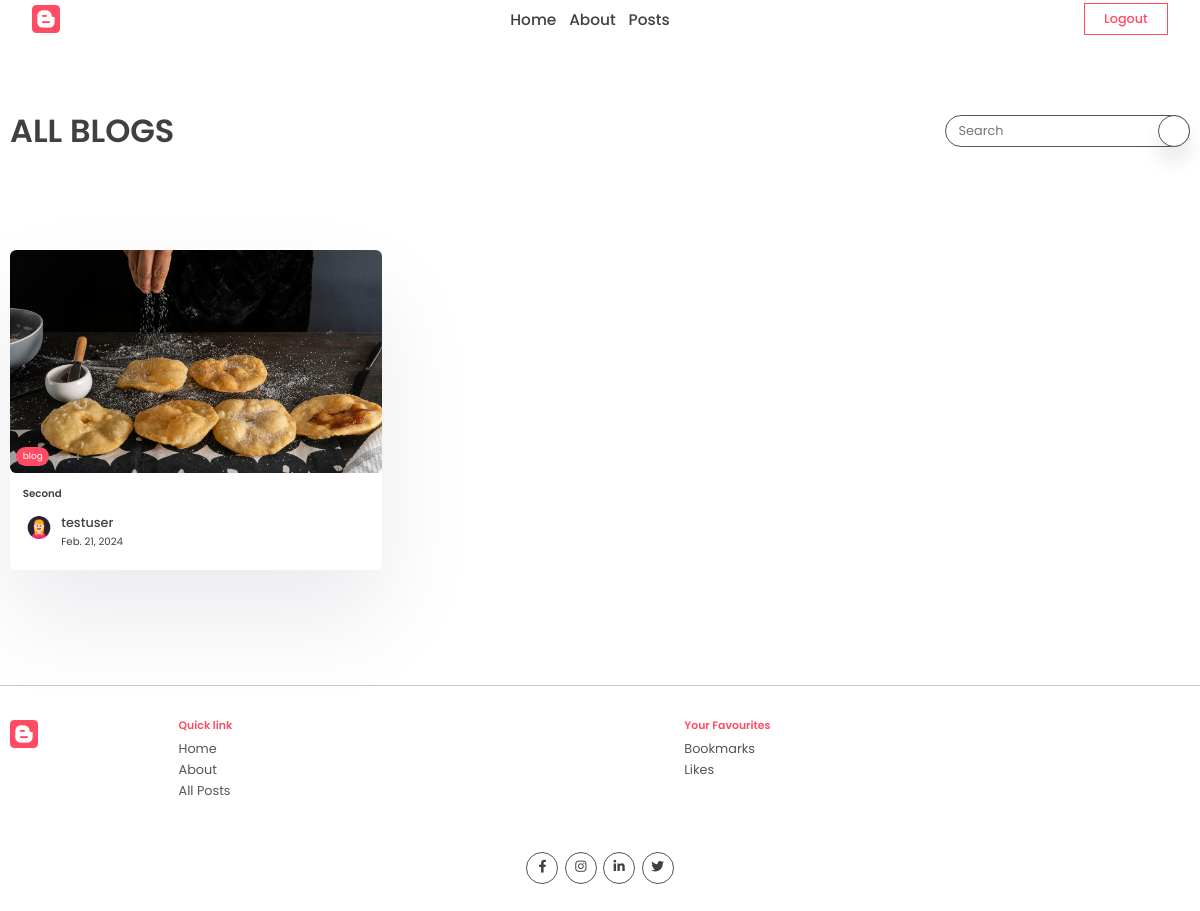
Page /author_posts (signed in) on the committed database.
### app/models.py (models this page shows, shortened)
class Post(models.Model):
    title = models.CharField(max_length=200)
    content = models.TextField()
    last_update = models.DateTimeField(auto_now=True)
    slug = models.SlugField(max_length=200, unique=True)
    image = models.ImageField(null=True, blank=True, upload_to="images/", default='default/default_image.jpg')
    tags = models.ManyToManyField(Tag, blank=True, related_name='post')
    view_count = models.IntegerField(null=True, blank=True)
    is_featured = models.BooleanField(default=False)
    author = models.ForeignKey(User, on_delete=models.CASCADE, null=True, blank=True)
    bookmarks = models.ManyToManyField(User, related_name="bookmarks", default=None, blank=True)
    likes = models.ManyToManyField(User, related_name="likes", default=None, blank=True)

class Tag(models.Model):
    name = models.CharField(max_length=100)
    description = models.CharField(max_length=100)
    slug = models.SlugField(max_length=200, unique=True)

class Profile(models.Model):
    user = models.OneToOneField(User, on_delete=models.CASCADE)
    profile_image = models.ImageField(null=True, blank=True, upload_to="images/")
    slug = models.SlugField(max_length=200, unique=True)
    bio = models.CharField(max_length=200)

### app/views.py (the view)
# urls.py: path('author_posts', views.author_posts, name='author_posts'),
def author_posts(request):
    search_query=''
    if request.GET:
        search_query = request.GET.get('q')
    posts = Post.objects.filter(author=request.user).filter(title__contains=search_query)
    subscribe_form = SubscribeForm()
    subscribe_message=subscribe_logic(request)
    context={
        'posts':posts,
        'search_query':search_query,
        'subscribe_form':subscribe_form,
        'subscribe_message':subscribe_message
    }
    return render(request,'app/all_posts.html', context)

### app/forms.py (shortened to what this page needs)
class SubscribeForm(forms.ModelForm):
    class Meta:
        model =  Subscribe
        fields = '__all__'
        labels = {'email':_('')}
    def __init__(self, *args, **kwargs):
        super().__init__(*args, **kwargs)
        self.fields['email'].widget.attrs['placeholder'] = "Enter your email"

### app/views.py (called while the page is built, shortened)
def subscribe_logic(request):
    subscribe_message = None
    if 'subscribed' in request.session:
        subscribe_message = "You're Already Subscribed"
    return subscribe_message

### app/templates/app/all_posts.html (shortened to what this page needs)
{% extends 'base.html' %}
{% block content %}
<section class="sp">
  <div class="container">
    <div class="page-top">
      <div class="top flex">
        <div class="page-name">
          {% if not title %}
              <h1 >All Blogs</h1>
          {% else %}
              <h1>{{title}}</h1>
          {% endif %}
        </div>
        <form class="search-bar s-active" method="get">
          <input type="text" placeholder="Search" name="q" value="{{search_query}}"/>
          <button type="submit" class="animated-search">
          </button>
        </form>
      </div>
    </div>
  </div>
</section>
<section class="sp">
  <div class="container">
    <div class="grid-3">
      {% if not posts %}
        <p>No posts!</p>
      {% else %}
        {% for post in posts %}
          <a href="{% url 'post_page' post.slug %}">
            <div class="card">
                <div class="post-img">
                  <img src="{{post.image.url}}" alt="" />
                  <div class="tag">{{post.tags.all.0.name}}</div>
                </div>
                <div class="card-content">
                  <h3>
                      {{post.title}}
                  </h3>
                  <div class="author">
                      <div class="profile-pic">
                        <img src="{{post.author.profile.profile_image.url}}" alt="" />
                      </div>
                      <div class="details">
                        <p>{{post.author.username}}</p>
                        <small>{{post.last_update|date}}</small>
                      </div>
                  </div>
                </div>
            </div>
          </a>
        {% endfor %}
      {% endif %}
    </div>
  </div>
</section>
{% endblock content %}

### app/static/app/style.css (style rules this page uses)
* { margin: 0; padding: 0; box-sizing: border-box; text-decoration: none; border: none; outline: none; list-style: none; font-family: "Poppins", sans-serif; color: var(--black); }
:root { --red: #ff4b64; --black: #404040; --des: #555555; --shadow: #ffffff1a 0px 1px 1px 0px inset, #32325d40 0px 50px 100px -20px, #0000004d 0px 30px 60px -30px; --shadow2: rgba(17, 12, 46, 0.084) 0px 48px 100px 0px; }
html { font-size: 40%; }
body { min-width: 400px; min-height:600px; }
[class*="grid"] { display: grid; }
img { width: 100%; }
.container { max-width: 1220px; margin: auto; padding: 0 10px; }
p, a { font-size: 2rem; color: var(--des); }
input, textarea { font-size: 2rem; color: var(--black); }
.search-bar, .animated-search { width: 5rem; aspect-ratio: 1/1; border: 1px solid var(--des); border-radius: 50%; display: flex; align-items: center; justify-content: center; background: white; box-shadow: 0 15px 20px #00000018; cursor: pointer; margin-top: 2rem; z-index: 2; }
.search-bar input { display: none; }
.search-bar { box-shadow: unset; border: none; }
.search-bar .animated-search { margin-top: 0; }
.s-active { width: fit-content; border-radius: 5rem; height: 5rem; aspect-ratio: unset; position: relative; padding: 0 6rem; padding-left: 2rem; border: 1px solid var(--des); }
.s-active input { width: 30rem; font-style: 1.6rem; height: calc(100% - 2px); display: block; }
.s-active .animated-search { position: absolute !important; top: 50%; transform: translateY(-50%); right: -1px; }
.sp { padding: 8rem 0; }
.post-img { height: 40rem; width: 100%; overflow: hidden; border-radius: 1rem; }
.post-img img { height: 100%; object-fit: cover; object-position: center; }
.grid-3 { grid-template-columns: repeat(3, 1fr); gap: 5rem; }
.card { background: white; box-shadow: var(--shadow2); border-radius: 1rem; cursor: pointer; transition: 0.3s; }
.post-img { position: relative; }
.tag { position: absolute; bottom: 1rem; left: 1rem; background: var(--red); color: white; border-radius: 5rem; padding: 0.5rem 1rem; font-size: 1.4rem; }
.card-content { padding: 2rem; padding-bottom: 3rem; }
.card h3 { font-size: 1.6rem; font-weight: 600; }
.card .post-img { width: 100%; height: unset; aspect-ratio: 1/0.6; }
.author { display: flex; align-items: center; gap: 1rem; margin-top: 2rem; }
.profile-pic { width: 5rem; aspect-ratio: 1/1; border-radius: 50%; overflow: hidden; }
.author p { color: var(--black); font-weight: 500; font-size: 2rem; }
.author small { color: var(--black); font-size: 1.6rem; }
.page-name h1 { font-size: 5rem; text-transform: uppercase; font-weight: 600; line-height: 5rem; }
.flex { display: flex; align-items: flex-end; justify-content: space-between; }
.flex .search-bar { margin-top: 0; }

### rows in the picture
Post: image (picture), tags.all.0.name "blog", title "Second", author.profile.profile_image (picture), author.username "testuser", last_update "Feb. 21, 2024"
